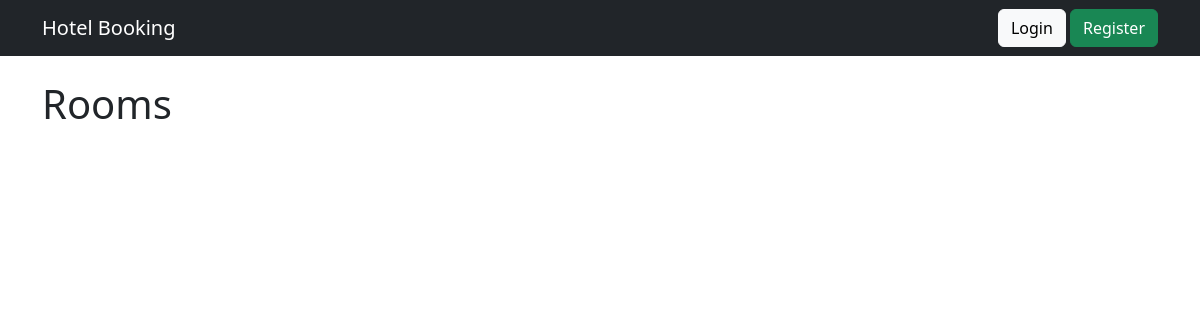
Before: / with the older database file.
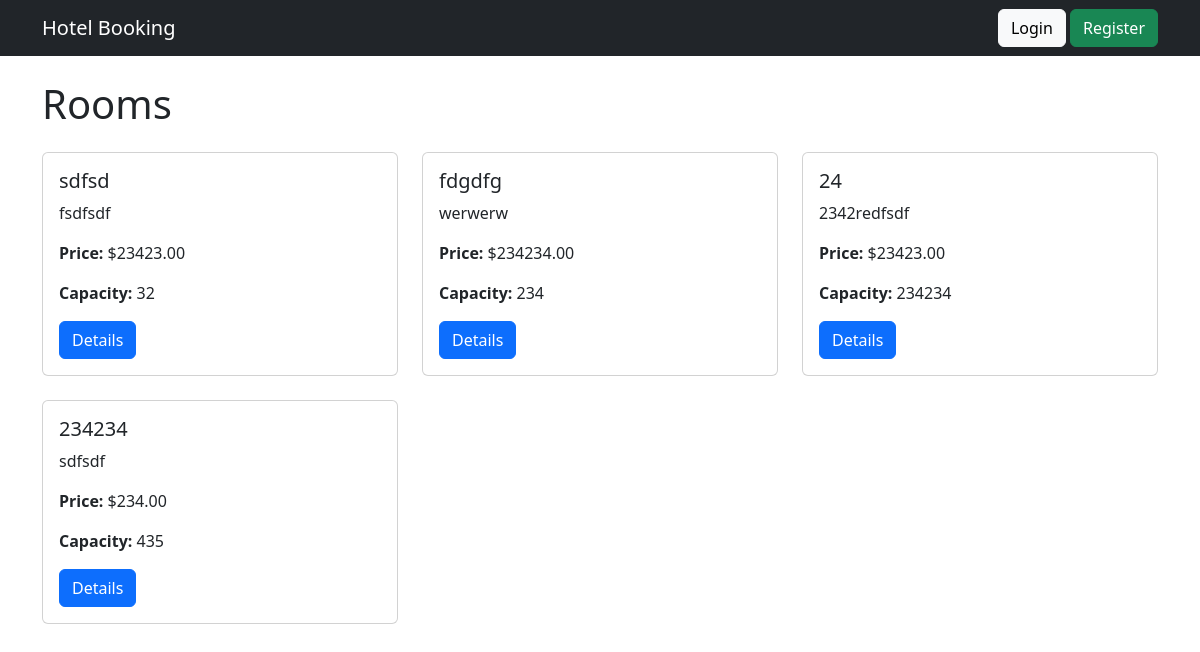
After: the same page with the newer database file.
### main/models.py (models this page shows, shortened)
class Room(models.Model):
    ROOM_TYPES = (
        ('single', 'Single'),
        ('double', 'Double'),
        ('lux', 'Lux'),
        ('family', 'Family'),
    )
    title = models.CharField(max_length=255)
    description = models.TextField()
    price = models.DecimalField(
        max_digits=10,
        decimal_places=2
    )
    capacity = models.PositiveIntegerField()
    room_type = models.CharField(
        max_length=20,
        choices=ROOM_TYPES
    )
    is_available = models.BooleanField(default=True)
    created_at = models.DateTimeField(auto_now_add=True)

### main/views.py (the view)
# urls.py: path('', home, name='home'),
def home(request):
    rooms = Room.objects.all()
    room_type = request.GET.get('type')
    capacity = request.GET.get('capacity')
    min_price = request.GET.get('min_price')
    max_price = request.GET.get('max_price')
    if room_type:
        rooms = rooms.filter(room_type=room_type)
    if capacity:
        rooms = rooms.filter(capacity=capacity)
    if min_price:
        rooms = rooms.filter(price__gte=min_price)
    if max_price:
        rooms = rooms.filter(price__lte=max_price)
    context = {
        'rooms': rooms
    }
    return render(request, 'home.html', context)

### main/templates/home.html (shortened to what this page needs)
{% extends 'base.html' %}
{% block content %}
<h1 class="mb-4">Rooms</h1>
<div class="row">
    {% for room in rooms %}
        <div class="col-md-4 mb-4">
            <div class="card h-100">
                <div class="card-body">
                    <h5>{{ room.title }}</h5>
                    <p>{{ room.description|truncatewords:15 }}</p>
                    <p><strong>Price:</strong> ${{ room.price }}</p>
                    <p><strong>Capacity:</strong> {{ room.capacity }}</p>
                    <a href="{% url 'room_detail' room.id %}"
                       class="btn btn-primary">
                        Details
                    </a>
                </div>
            </div>
        </div>
    {% endfor %}
</div>
{% endblock %}

Changed rows visible on the page:
added Room: title "sdfsd", description "fsdfsdf", price "23423.00", capacity "32"
added Room: title "fdgdfg", description "werwerw", price "234234.00", capacity "234"
added Room: title "24", description "2342redfsdf", price "23423.00", capacity "234234"
added Room: title "234234", description "sdfsdf", price "234.00", capacity "435"
